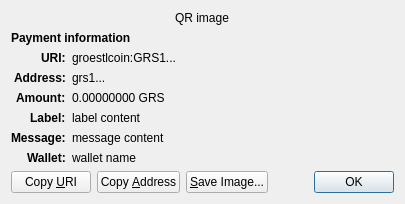
<?xml version="1.0" encoding="UTF-8"?>
<ui version="4.0">
 <class>ReceiveRequestDialog</class>
 <widget class="QDialog" name="ReceiveRequestDialog">
  <property name="geometry">
   <rect>
    <x>0</x>
    <y>0</y>
    <width>413</width>
    <height>229</height>
   </rect>
  </property>
  <property name="windowTitle">
   <string>Request payment to ...</string>
  </property>
  <layout class="QGridLayout" name="gridLayout" columnstretch="0,1">
   <property name="sizeConstraint">
    <enum>QLayout::SetFixedSize</enum>
   </property>
   <item row="0" column="0" colspan="2" alignment="Qt::AlignHCenter">
    <widget class="QRImageWidget" name="qr_code">
     <property name="text">
      <string notr="true">QR image</string>
     </property>
     <property name="textInteractionFlags">
      <set>Qt::NoTextInteraction</set>
     </property>
    </widget>
   </item>
   <item row="1" column="0" colspan="2">
    <widget class="QLabel" name="payment_header">
     <property name="font">
      <font>
       <weight>75</weight>
       <bold>true</bold>
      </font>
     </property>
     <property name="text">
      <string>Payment information</string>
     </property>
     <property name="textInteractionFlags">
      <set>Qt::NoTextInteraction</set>
     </property>
    </widget>
   </item>
   <item row="2" column="0" alignment="Qt::AlignRight|Qt::AlignTop">
    <widget class="QLabel" name="uri_tag">
     <property name="font">
      <font>
       <weight>75</weight>
       <bold>true</bold>
      </font>
     </property>
     <property name="text">
      <string notr="true">URI:</string>
     </property>
     <property name="textFormat">
      <enum>Qt::PlainText</enum>
     </property>
     <property name="textInteractionFlags">
      <set>Qt::NoTextInteraction</set>
     </property>
    </widget>
   </item>
   <item row="2" column="1" alignment="Qt::AlignTop">
    <widget class="QLabel" name="uri_content">
     <property name="text">
      <string notr="true">groestlcoin:GRS1...</string>
     </property>
     <property name="textFormat">
      <enum>Qt::RichText</enum>
     </property>
     <property name="wordWrap">
      <bool>true</bool>
     </property>
     <property name="textInteractionFlags">
      <set>Qt::TextSelectableByMouse</set>
     </property>
    </widget>
   </item>
   <item row="3" column="0" alignment="Qt::AlignRight|Qt::AlignTop">
    <widget class="QLabel" name="address_tag">
     <property name="font">
      <font>
       <weight>75</weight>
       <bold>true</bold>
      </font>
     </property>
     <property name="text">
      <string>Address:</string>
     </property>
     <property name="textInteractionFlags">
      <set>Qt::NoTextInteraction</set>
     </property>
    </widget>
   </item>
   <item row="3" column="1" alignment="Qt::AlignTop">
    <widget class="QLabel" name="address_content">
     <property name="text">
      <string notr="true">grs1...</string>
     </property>
     <property name="textFormat">
      <enum>Qt::PlainText</enum>
     </property>
     <property name="textInteractionFlags">
      <set>Qt::TextSelectableByMouse</set>
     </property>
    </widget>
   </item>
   <item row="4" column="0" alignment="Qt::AlignRight|Qt::AlignTop">
    <widget class="QLabel" name="amount_tag">
     <property name="font">
      <font>
       <weight>75</weight>
       <bold>true</bold>
      </font>
     </property>
     <property name="text">
      <string>Amount:</string>
     </property>
     <property name="textInteractionFlags">
      <set>Qt::NoTextInteraction</set>
     </property>
    </widget>
   </item>
   <item row="4" column="1" alignment="Qt::AlignTop">
    <widget class="QLabel" name="amount_content">
     <property name="text">
      <string notr="true">0.00000000 GRS</string>
     </property>
     <property name="textFormat">
      <enum>Qt::PlainText</enum>
     </property>
     <property name="textInteractionFlags">
      <set>Qt::TextSelectableByMouse</set>
     </property>
    </widget>
   </item>
   <item row="5" column="0" alignment="Qt::AlignRight|Qt::AlignTop">
    <widget class="QLabel" name="label_tag">
     <property name="font">
      <font>
       <weight>75</weight>
       <bold>true</bold>
      </font>
     </property>
     <property name="text">
      <string>Label:</string>
     </property>
     <property name="textInteractionFlags">
      <set>Qt::NoTextInteraction</set>
     </property>
    </widget>
   </item>
   <item row="5" column="1" alignment="Qt::AlignTop">
    <widget class="QLabel" name="label_content">
     <property name="text">
      <string notr="true">label content</string>
     </property>
     <property name="textFormat">
      <enum>Qt::PlainText</enum>
     </property>
     <property name="wordWrap">
      <bool>true</bool>
     </property>
     <property name="textInteractionFlags">
      <set>Qt::TextSelectableByMouse</set>
     </property>
    </widget>
   </item>
   <item row="6" column="0" alignment="Qt::AlignRight|Qt::AlignTop">
    <widget class="QLabel" name="message_tag">
     <property name="font">
      <font>
       <weight>75</weight>
       <bold>true</bold>
      </font>
     </property>
     <property name="text">
      <string>Message:</string>
     </property>
     <property name="textInteractionFlags">
      <set>Qt::NoTextInteraction</set>
     </property>
    </widget>
   </item>
   <item row="6" column="1" alignment="Qt::AlignTop">
    <widget class="QLabel" name="message_content">
     <property name="text">
      <string notr="true">message content</string>
     </property>
     <property name="textFormat">
      <enum>Qt::PlainText</enum>
     </property>
     <property name="wordWrap">
      <bool>true</bool>
     </property>
     <property name="textInteractionFlags">
      <set>Qt::TextSelectableByMouse</set>
     </property>
    </widget>
   </item>
   <item row="7" column="0" alignment="Qt::AlignRight|Qt::AlignTop">
    <widget class="QLabel" name="wallet_tag">
     <property name="font">
      <font>
       <weight>75</weight>
       <bold>true</bold>
      </font>
     </property>
     <property name="text">
      <string>Wallet:</string>
     </property>
     <property name="textInteractionFlags">
      <set>Qt::NoTextInteraction</set>
     </property>
    </widget>
   </item>
   <item row="7" column="1" alignment="Qt::AlignTop">
    <widget class="QLabel" name="wallet_content">
     <property name="text">
      <string notr="true">wallet name</string>
     </property>
     <property name="textFormat">
      <enum>Qt::PlainText</enum>
     </property>
     <property name="wordWrap">
      <bool>true</bool>
     </property>
     <property name="textInteractionFlags">
      <set>Qt::TextSelectableByMouse</set>
     </property>
    </widget>
   </item>
   <item row="8" column="0" colspan="2">
    <layout class="QHBoxLayout" name="horizontalLayout">
     <item>
      <widget class="QPushButton" name="btnCopyURI">
       <property name="text">
        <string>Copy &amp;URI</string>
       </property>
       <property name="autoDefault">
        <bool>false</bool>
       </property>
      </widget>
     </item>
     <item>
      <widget class="QPushButton" name="btnCopyAddress">
       <property name="text">
        <string>Copy &amp;Address</string>
       </property>
       <property name="autoDefault">
        <bool>false</bool>
       </property>
      </widget>
     </item>
     <item>
      <widget class="QPushButton" name="btnSaveAs">
       <property name="text">
        <string>&amp;Save Image...</string>
       </property>
       <property name="autoDefault">
        <bool>false</bool>
       </property>
      </widget>
     </item>
     <item>
      <spacer name="horizontalSpacer_2">
       <property name="orientation">
        <enum>Qt::Horizontal</enum>
       </property>
       <property name="sizeHint" stdset="0">
        <size>
         <width>40</width>
         <height>20</height>
        </size>
       </property>
      </spacer>
     </item>
     <item>
      <widget class="QDialogButtonBox" name="buttonBox">
       <property name="focusPolicy">
        <enum>Qt::StrongFocus</enum>
       </property>
       <property name="standardButtons">
        <set>QDialogButtonBox::Ok</set>
       </property>
      </widget>
     </item>
    </layout>
   </item>
  </layout>
 </widget>
 <customwidgets>
  <customwidget>
   <class>QRImageWidget</class>
   <extends>QLabel</extends>
   <header>qt/qrimagewidget.h</header>
  </customwidget>
 </customwidgets>
 <tabstops>
  <tabstop>buttonBox</tabstop>
  <tabstop>btnCopyURI</tabstop>
  <tabstop>btnCopyAddress</tabstop>
  <tabstop>btnSaveAs</tabstop>
 </tabstops>
 <resources/>
 <connections>
  <connection>
   <sender>buttonBox</sender>
   <signal>accepted()</signal>
   <receiver>ReceiveRequestDialog</receiver>
   <slot>accept()</slot>
   <hints>
    <hint type="sourcelabel">
     <x>135</x>
     <y>230</y>
    </hint>
    <hint type="destinationlabel">
     <x>135</x>
     <y>126</y>
    </hint>
   </hints>
  </connection>
 </connections>
</ui>
